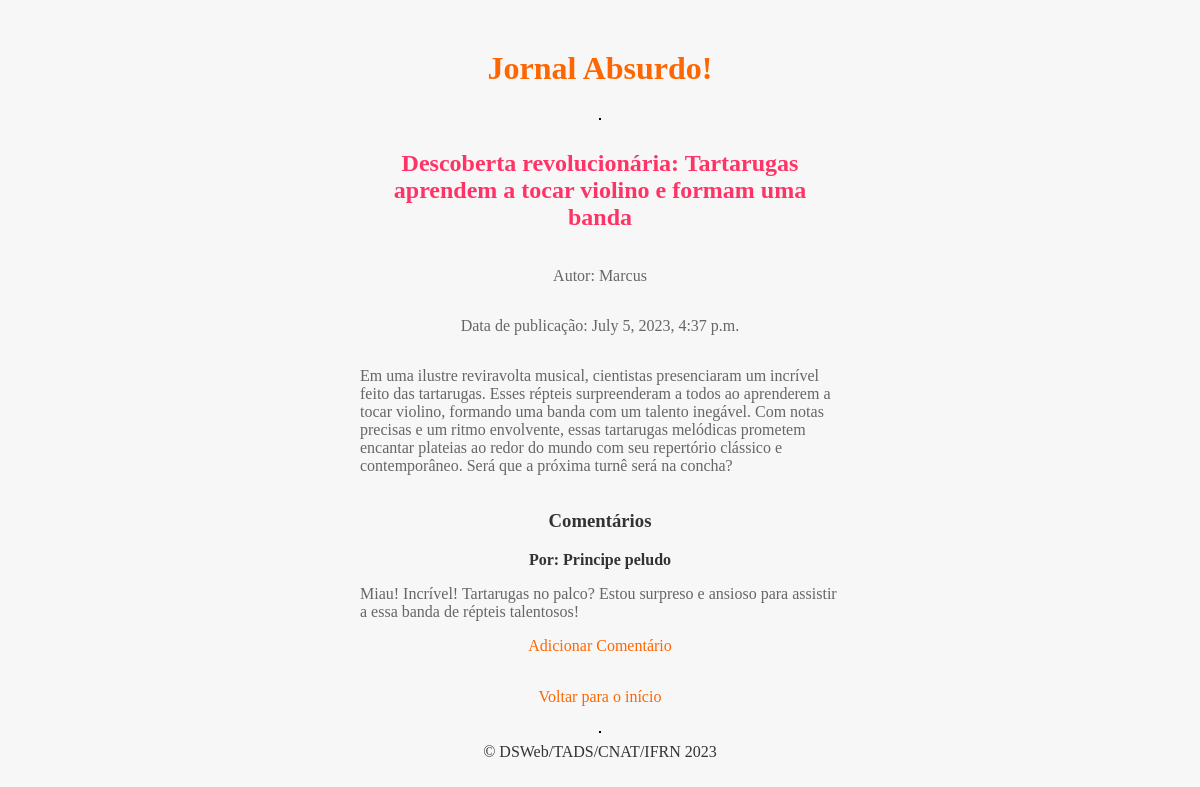
/jornal/noticia/1/, run on the app's committed database.
### jornal_interno/models.py (models this page shows, shortened)
class Noticia(models.Model):
    edicao = models.ForeignKey(Edicao, default=1, on_delete = models.CASCADE)
    autor = models.ForeignKey(Autor, default=1, on_delete = models.CASCADE)
    titulo = models.CharField(max_length=250)
    conteudo = models.TextField(max_length=700)
    data_pub = models.DateTimeField()

class Autor(models.Model):
    nome = models.CharField(max_length=100)
    cpf = models.IntegerField(default=0)

class Comentario(models.Model):
    leitor = models.ForeignKey(Leitor, default=1, on_delete=models.CASCADE)
    noticia = models.ForeignKey(Noticia, default=1, on_delete = models.CASCADE)
    conteudo = models.CharField(max_length=300)
    data_pub = models.DateTimeField()

class Leitor(models.Model):
    nome = models.CharField(max_length=100)
    cpf = models.IntegerField(default=0)

### jornal_interno/views.py (the view)
class PaginaNoticiaView(View):
    def get(self, request, *args, **kwargs):
        noticia = get_object_or_404(Noticia, pk=kwargs['pk'])
        comentarios = Comentario.objects.filter(noticia=noticia).select_related('leitor')
        return render(
            request, 'jornalinterno/pagina_noticia.html',
            {'noticia': noticia, 'comentarios': comentarios}
        )

### jornal_interno/templates/jornalinterno/pagina_noticia.html (shortened to what this page needs)
{% extends 'jornalinterno/base.html' %}
{% block conteudo %}
    <h2>{{ noticia.titulo }}</h2>
    <p>Autor: {{ noticia.autor.nome }}</p>
    <p>Data de publicação: {{ noticia.data_pub }}</p>
    <p>{{ noticia.conteudo }}</p>
    <h3>Comentários</h3>
        {% for comentario in comentarios %}
            <strong>Por: {{ comentario.leitor.nome }}</strong>
            <p>{{ comentario.conteudo }}</p>
        {% empty %}
            <p>Nenhum gato de Cibele comentou ainda!</p>
        {% endfor %}
    <a href="{% url 'jornalinterno:add_coment' noticia_id=noticia.pk %}">Adicionar Comentário</a><br>
    <a href="{% url 'jornalinterno:index' %}">Voltar para o início</a>
{% endblock %}

### jornal_interno/static/jornalinterno/base.css (style rules this page uses)
body { font-family: Georgia, 'Times New Roman', Times, serif; background-color: #f7f7f7; color: #333; padding: 0; margin-left:30%; margin-right: 30%; }
h2 { text-align: center; color: #ff3366; }
p { color: #666; }
a { color: #ff6600; text-decoration: none; display: block; margin-bottom: 15px; }

### data on the page
Noticia: titulo "Descoberta revolucionária: Tartarugas aprendem a tocar violino e formam uma banda", autor.nome "Marcus", data_pub "July 5, 2023, 4:37 p.m.", conteudo "Em uma ilustre reviravolta musical, cientistas presenciaram um incrível feito das tartarugas. Esses répteis surpreenderam a todos ao aprenderem a tocar violino, formando uma banda com um talento inegável. Com notas precisas e um ritmo envolvente, essas tartarugas melódicas prometem encantar plateias ao redor do mundo com seu repertório clássico e contemporâneo. Será que a próxima turnê será na concha?"
Comentario: leitor.nome "Principe peludo", conteudo "Miau! Incrível! Tartarugas no palco? Estou surpreso e ansioso para assistir a essa banda de répteis talentosos!"
